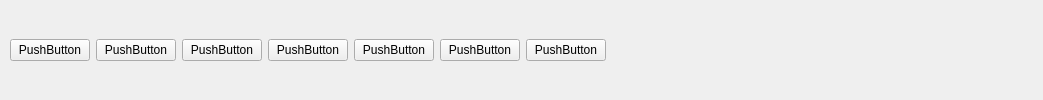
<?xml version="1.0" encoding="UTF-8"?>
<ui version="4.0">
 <class>Hs_Analyse_Action</class>
 <widget class="QWidget" name="Hs_Analyse_Action">
  <property name="geometry">
   <rect>
    <x>0</x>
    <y>0</y>
    <width>1043</width>
    <height>100</height>
   </rect>
  </property>
  <property name="windowTitle">
   <string>Form</string>
  </property>
  <widget class="QWidget" name="horizontalLayoutWidget">
   <property name="geometry">
    <rect>
     <x>10</x>
     <y>10</y>
     <width>1021</width>
     <height>80</height>
    </rect>
   </property>
   <layout class="QHBoxLayout" name="horizontalLayout">
    <item>
     <widget class="QPushButton" name="connect_to_server">
      <property name="text">
       <string>PushButton</string>
      </property>
     </widget>
    </item>
    <item>
     <widget class="QPushButton" name="node_select">
      <property name="text">
       <string>PushButton</string>
      </property>
     </widget>
    </item>
    <item>
     <widget class="QPushButton" name="create_analyse">
      <property name="text">
       <string>PushButton</string>
      </property>
     </widget>
    </item>
    <item>
     <widget class="QPushButton" name="node_setting">
      <property name="text">
       <string>PushButton</string>
      </property>
     </widget>
    </item>
    <item>
     <widget class="QPushButton" name="start_collecting">
      <property name="text">
       <string>PushButton</string>
      </property>
     </widget>
    </item>
    <item>
     <widget class="QPushButton" name="test1">
      <property name="text">
       <string>PushButton</string>
      </property>
     </widget>
    </item>
    <item>
     <widget class="QPushButton" name="test2">
      <property name="text">
       <string>PushButton</string>
      </property>
     </widget>
    </item>
    <item>
     <spacer name="horizontalSpacer">
      <property name="orientation">
       <enum>Qt::Horizontal</enum>
      </property>
      <property name="sizeHint" stdset="0">
       <size>
        <width>40</width>
        <height>20</height>
       </size>
      </property>
     </spacer>
    </item>
   </layout>
  </widget>
 </widget>
 <resources/>
 <connections/>
</ui>
